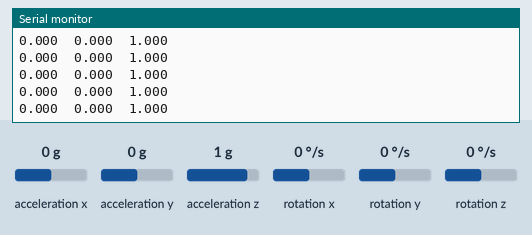
A sketch run on a simulated Arduino Uno, built with avr-gcc and run on an emulated ATmega328P. Parts: the last lines printed to the serial monitor. Inputs (shaded band) come from the test bench; at power-on: acceleration x 0 g, acceleration y 0 g, acceleration z 1 g, rotation x 0 °/s, rotation y 0 °/s, rotation z 0 °/s.

Above: at 1.2 s.
1.3 s: acceleration x set to 0.8 g
At 2.5 s:
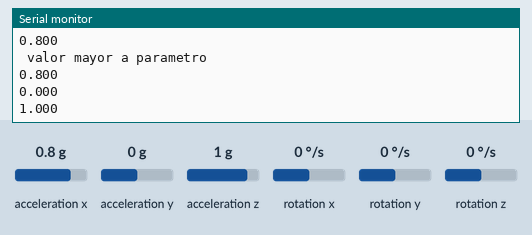
2.8 s: acceleration x set to 0 g
5.8 s: acceleration y set to -1.4 g
At 6.9 s:
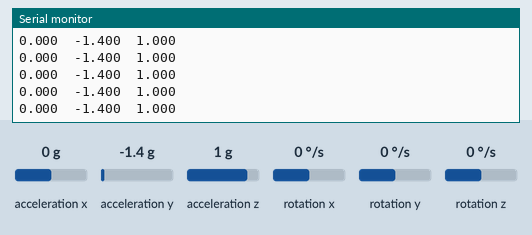
7.3 s: acceleration z set to 1.4 g
At 8.0 s:
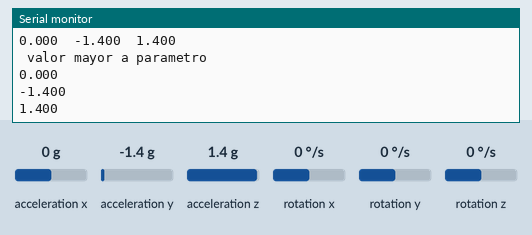
Timing chart, 0 to 9.8 s (numbered marks = the images above; inputs shaded):
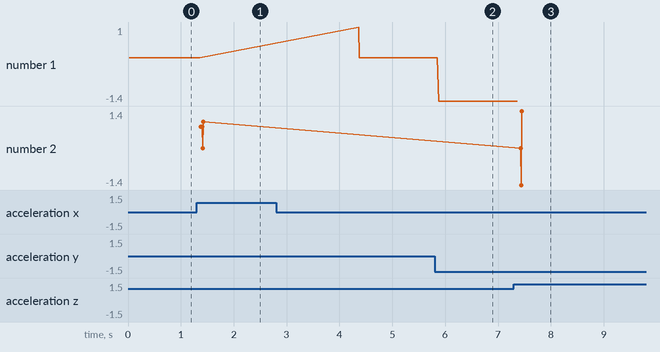

Measured:
- after the input at 1.3 s, the serial monitor: prints a new line after 0.07 s (image 1)
- after the input at 5.8 s, the serial monitor: prints a new line after 0.08 s (image 2)
- after the input at 7.3 s, the serial monitor: prints a new line after 0.08 s (image 3)
- plotted number 1: 0 → -1.4 after the input at 5.8 s
- plotted number 2: 1 → 1.4 after the input at 7.3 s

The sketch:

mma8452-02-16.ino
```cpp
// (licence header left out)
#include <Wire.h> // Must include Wire library for I2C
#include <SparkFun_MMA8452Q.h> // Includes the SFE_MMA8452Q library

// Begin using the library by creating an instance of the MMA8452Q
//  class. We'll call it "accel". That's what we'll reference from
//  here on out.
MMA8452Q accel;

// The setup function simply starts serial and initializes the
//  accelerometer.
void setup()
{
  Serial.begin(9600);
  Serial.println("MMA8452Q Test Code!");

  // Choose your adventure! There are a few options when it comes
  // to initializing the MMA8452Q:
  //  1. Default init. This will set the accelerometer up
  //     with a full-scale range of +/-2g, and an output data rate
  //     of 800 Hz (fastest).
  accel.init();
  //  2. Initialize with FULL-SCALE setting. You can set the scale
  //     using either SCALE_2G, SCALE_4G, or SCALE_8G as the value.
  //     That'll set the scale to +/-2g, 4g, or 8g respectively.
  //accel.init(SCALE_4G); // Uncomment this out if you'd like
  //  3. Initialize with FULL-SCALE and DATA RATE setting. If you
  //     want control over how fast your accelerometer produces
  //     data use one of the following options in the second param:
  //     ODR_800, ODR_400, ODR_200, ODR_100, ODR_50, ODR_12,
  //     ODR_6, or ODR_1.
  //     Sets to 800, 400, 200, 100, 50, 12.5, 6.25, or 1.56 Hz.
  //accel.init(SCALE_8G, ODR_6);
}

// The loop function will simply check for new data from the
//  accelerometer and print it out if it's available.
void loop()
{
  // Use the accel.available() function to wait for new data
  //  from the accelerometer.
  if (accel.available())
  {
    // First, use accel.read() to read the new variables:
    accel.read();

    // accel.read() will update two sets of variables.
    // * int's x, y, and z will store the signed 12-bit values
    //   read out of the accelerometer.
    // * floats cx, cy, and cz will store the calculated
    //   acceleration from those 12-bit values. These variables
    //   are in units of g's.
    // Check the two function declarations below for an example
    // of how to use these variables.
    printCalculatedAccels();
    //printAccels(); // Uncomment to print digital readings

    // The library also supports the portrait/landscape detection
    //  of the MMA8452Q. Check out this function declaration for
    //  an example of how to use that.
 //   printOrientation();

    Serial.println(); // Print new line every time.
   // delay(1000);
  }
}

// The function demonstrates how to use the accel.x, accel.y and
//  accel.z variables.
// Before using these variables you must call the accel.read()
//  function!
void printAccels()
{
  Serial.print(accel.x, 3);
  Serial.print("\t");
  Serial.print(accel.y, 3);
  Serial.print("\t");
  Serial.print(accel.z, 3);
  Serial.print("\t");
}

// This function demonstrates how to use the accel.cx, accel.cy,
//  and accel.cz variables.
// Before using these variables you must call the accel.read()
//  function!
void printCalculatedAccels()
{
  Serial.print(accel.cx, 3);
    if (accel.cx>0.11 )
  {
    mensaje();
  }
  Serial.print("\t");
  Serial.print(accel.cy, 3);
    if (accel.cy>0.11 )
  {
    mensaje();
  }
  Serial.print("\t");
  Serial.print(accel.cz, 3);
  if (accel.cz>1.11 )
  {
    mensaje();
  }
  Serial.print("\t");
}

// This function demonstrates how to use the accel.readPL()
// function, which reads the portrait/landscape status of the
// sensor.
void printOrientation()
{
  // accel.readPL() will return a byte containing information
  // about the orientation of the sensor. It will be either
  // PORTRAIT_U, PORTRAIT_D, LANDSCAPE_R, LANDSCAPE_L, or
  // LOCKOUT.
  byte pl = accel.readPL();
  switch (pl)
  {
  case PORTRAIT_U:
    Serial.print("Portrait Up");
    break;
  case PORTRAIT_D:
    Serial.print("Portrait Down");
    break;
  case LANDSCAPE_R:
    Serial.print("Landscape Right");
    break;
  case LANDSCAPE_L:
    Serial.print("Landscape Left");
    break;
  case LOCKOUT:
    Serial.print("Flat");
    break;
  }
}

void mensaje()
{
    Serial.println("");
    Serial.println(" valor mayor a parametro");
    Serial.println(accel.cx, 3);
    Serial.println(accel.cy, 3);
    Serial.println(accel.cz, 3);
    delay (3000);

}
```
